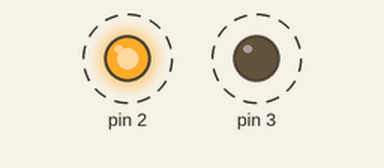
Recording of a sketch running on a simulated Arduino Uno, built with avr-gcc and run on an emulated ATmega328P. Shown: output pins drawn as LEDs (lit = HIGH). Dashed ring = blinking.

Above: at 0.5 s.
Timing chart, 0 to 4.6 s (numbered marks = the images above):
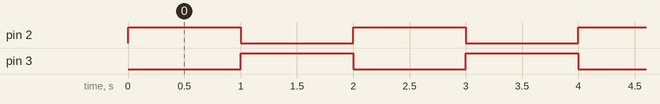

The sketch:

police.ino
```cpp
//boolean statuslamp; // состояние лампы: true - включено, false - выключено

void setup() // процедура setup
{
pinMode(2,OUTPUT); // пин 12 со светодиодом будет выходом (англ. «output»)
pinMode(3,OUTPUT);
}

void loop() // процедура loop
{
  digitalWrite(2,true);
   digitalWrite(3,false);
   delay(1000);
    digitalWrite(3,true);
   digitalWrite(2,false);
      delay(1000);
}
```

Measured:
- by itself, pin 2, pin 3: alternates HIGH for 1.0 s and LOW for 1.0 s
